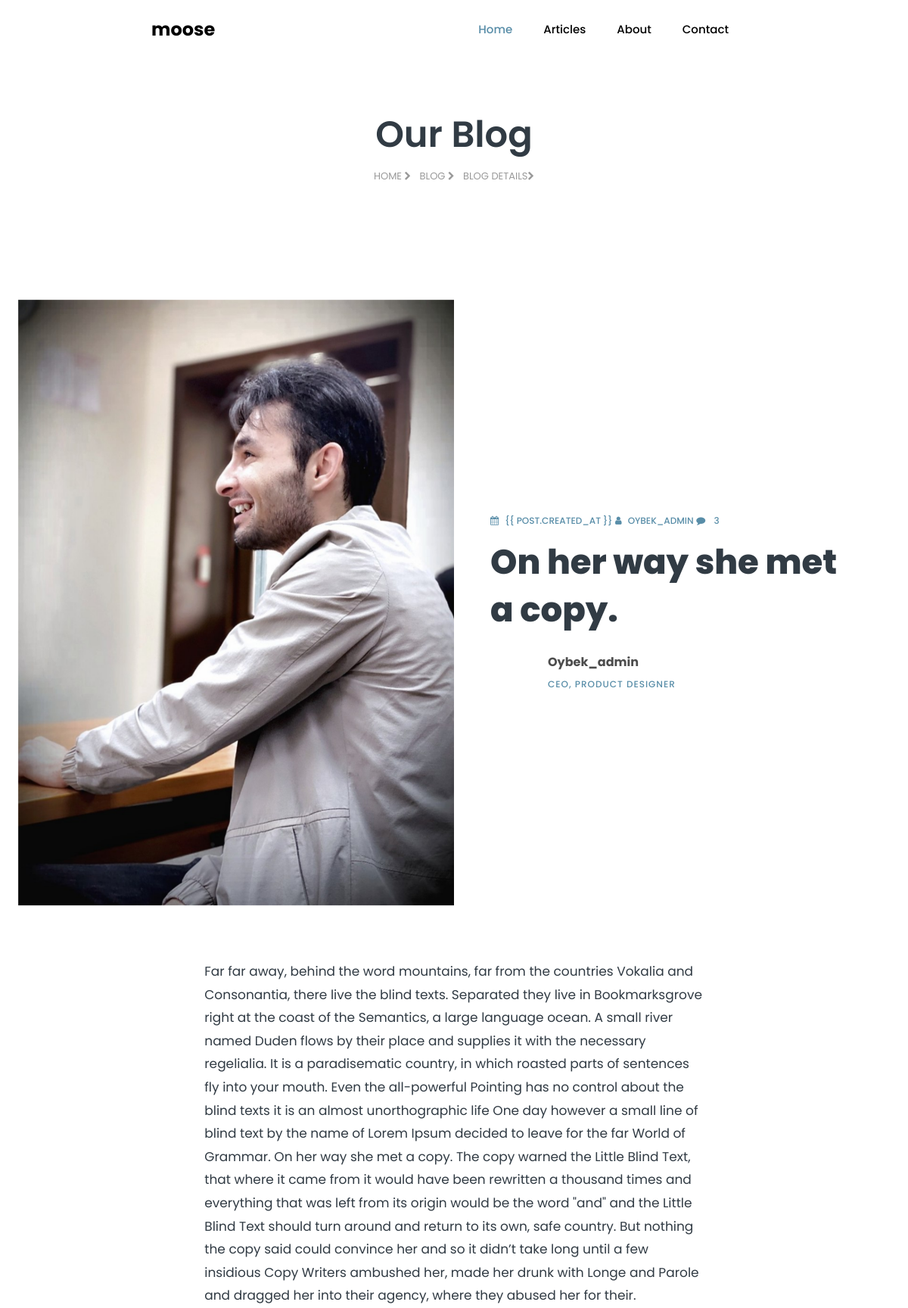
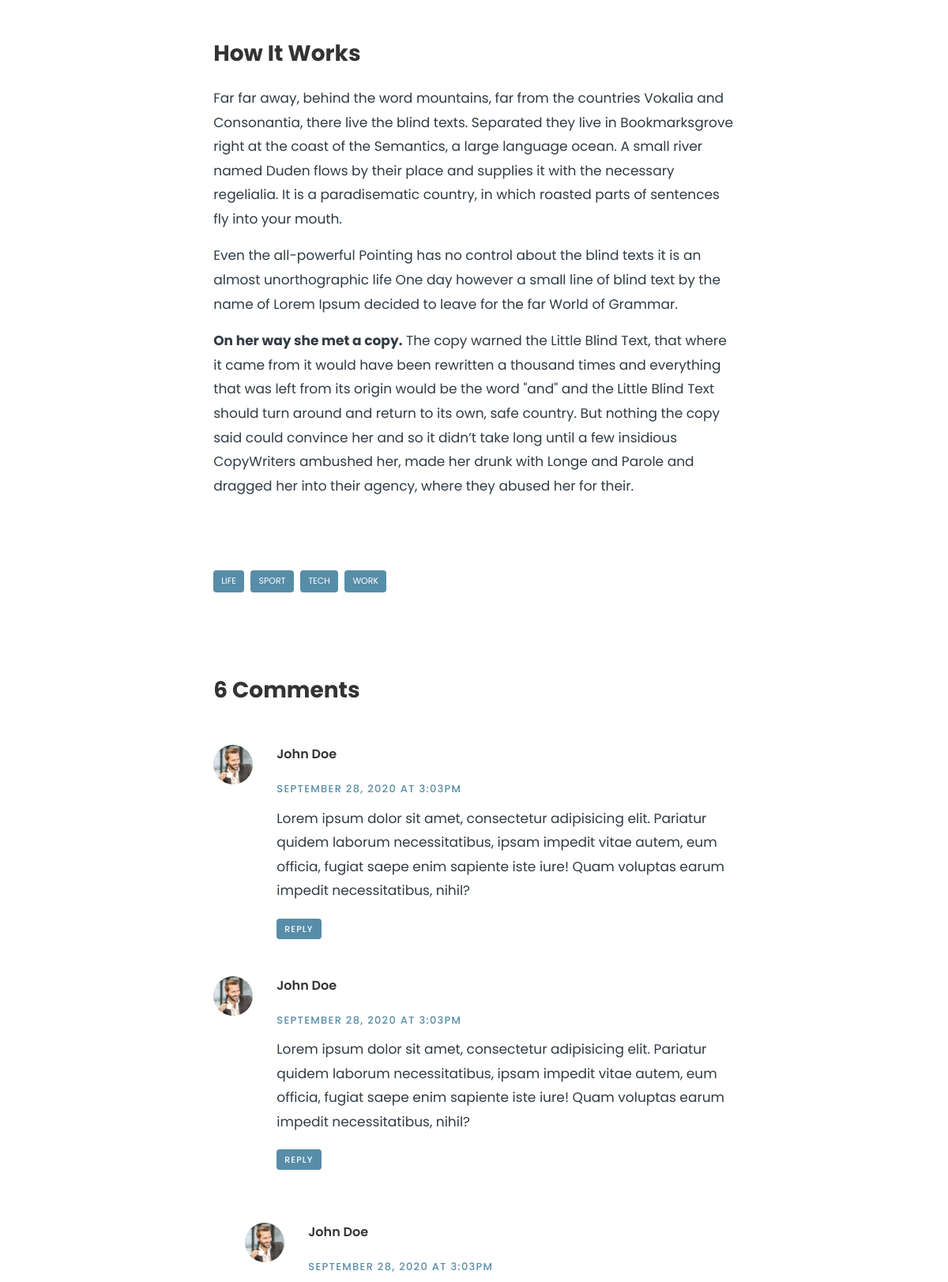
The page /blog/6/ (upper part) on the database its author committed (2 pictures, top to bottom).
### app/models.py (models this page shows)
class Blog(models.Model):
    title = models.CharField(max_length=100)  # rasmga beriladigan nom title deb kiritiladi
    created_at = models.DateTimeField(auto_now_add=True)  # qaysi vaqtda kiritilganini chiqarish uchun yoziladi
    is_published = models.BooleanField(default=False)  # website ga chiqarilgan yoki yoqligini bilish uchun yoziladi
    comment = models.TextField()  # comment qoldirish uchun ishlatiladigan code
    image = models.ImageField(upload_to='blog')  # rasm yuklash uchun ishlatiladi
    author = models.CharField(max_length=100)  # post kim tomondan qoyilganligini bildiradi
    views = models.IntegerField(default=0)  # necha marta ko'rilganligini soni

### app/views.py (the view, shortened to what this page needs)
# urls.py: path('blog/<int:pk>/', blog_single_view),
def blog_single_view(request, pk):
    post = Blog.objects.get(id=pk)
    context = {
        'post': post
    }
    return render(request, 'blog-single.html', context)

### templates/blog-single.html (shortened to what this page needs)
{% extends 'layouts/base.html' %} {% load static %} {% block content %}
<section class="hero-wrap hero-wrap-2">
    <div class="container">
        <div
                class="row no-gutters slider-text align-items-center justify-content-center"
        >
            <div class="col-md-9 text-center ftco-animate pt-5">
                <h1 class="mb-3 bread">Our Blog</h1>
                <p class="breadcrumbs">
          <span class="mr-2"
          ><a href="/">Home <i class="fa fa-chevron-right"></i></a
          ></span>
                    <span class="mr-2"
                    ><a href="/blog">Blog <i class="fa fa-chevron-right"></i></a
                    ></span>
                    <span>Blog Details<i class="fa fa-chevron-right"></i></span>
                </p>
            </div>
        </div>
    </div>
</section>
<section class="ftco-section">
    <div class="container-fluid px-md-4">
        <div class="row no-gutters">
            <div class="col-md-12 blog-wrap">
                <div class="row no-gutters align-items-center">
                    <div
                            class="col-md-6 img img-blog js-fullheight"
                            style="background-image: url({{ post.image.url }});"
                    ></div>
                    <div class="col-md-6">
                        <div class="text p-md-5 py-5 px-4 ftco-animate">
                            <p class="meta">
                                <a href="#"
                                ><span class="fa fa-calendar mr-2"></span>{{ post.created_at
                                    }}</a
                                >
                                <a href="#"
                                ><span class="fa fa-user mr-2"></span>{{ post.author }}</a
                                >
                                <a href="#" class="meta-chat"
                                ><span class="fa fa-comment mr-2"></span> 3</a
                                >
                            </p>
                            <h2 class="mb-4">
                                <a href="/blog/{{ post.id }}">{{ post.title }}</a>
                            </h2>
                            <div class="icon d-flex align-items-center">
                                <div
                                        class="img"
                                        style="background-image: url({ %static 'images/person_1.jpg' %})"
                                ></div>
                                <div class="position pl-3">
                                    <h4 class="mb-0">{{ post.author }}</h4>
                                    <span>CEO, Product Designer</span>
                                </div>
                            </div>
                        </div>
                    </div>
                </div>
                <div class="row justify-content-center pt-4 py-md-5">
                    <div class="col-md-7">
                        <div class="py-4">{{ post.comment }}</div>
                        <div class="py-4">
                            <h3>How It Works</h3>
                            <p>
                                Far far away, behind the word mountains, far from the countries
                                Vokalia and Consonantia, there live the blind texts. Separated
                                they live in Bookmarksgrove right at the coast of the Semantics,
                                a large language ocean. A small river named Duden flows by their
                                place and supplies it with the necessary regelialia. It is a
                                paradisematic country, in which roasted parts of sentences fly
                                into your mouth.
                            </p>
                            <p>
                                Even the all-powerful Pointing has no control about the blind
                                texts it is an almost unorthographic life One day however a
                                small line of blind text by the name of Lorem Ipsum decided to
                                leave for the far World of Grammar.
                            </p>
                            <p>
                                <strong>On her way she met a copy.</strong> The copy warned the
                                Little Blind Text, that where it came from it would have been
                                rewritten a thousand times and everything that was left from its
                                origin would be the word "and" and the Little Blind Text should
                                turn around and return to its own, safe country. But nothing the
                                copy said could convince her and so it didn’t take long until a
                                few insidious CopyWriters ambushed her, made her drunk with
                                Longe and Parole and dragged her into their agency, where they
                                abused her for their.
                            </p>
                        </div>
                        <div class="tag-widget post-tag-container mb-5 mt-5">
                            <div class="tagcloud">
                                <a href="#" class="tag-cloud-link">Life</a>
                                <a href="#" class="tag-cloud-link">Sport</a>
                                <a href="#" class="tag-cloud-link">Tech</a>
                                <a href="#" class="tag-cloud-link">Work</a>
                            </div>
                        </div>
                        <div class="comment-post py-5">
                            <h3 class="mb-5">6 Comments</h3>
                            <ul class="comment-list">
                                <li class="comment">
                                    <div class="vcard bio">
                                        <img
                                                src="{% static 'images/person_1.jpg' %}"
                                                alt="Image placeholder"
                                        />
                                    </div>
                                    <div class="comment-body">
                                        <h3>John Doe</h3>
                                        <div class="meta">September 28, 2020 at 3:03pm</div>
                                        <p>
                                            Lorem ipsum dolor sit amet, consectetur adipisicing elit.
                                            Pariatur quidem laborum necessitatibus, ipsam impedit
                                            vitae autem, eum officia, fugiat saepe enim sapiente iste
                                            iure! Quam voluptas earum impedit necessitatibus, nihil?
                                        </p>
                                        <p><a href="#" class="reply">Reply</a></p>
                                    </div>
                                </li>
                                <li class="comment">
                                    <div class="vcard bio">
                                        <img
                                                src="{% static 'images/person_1.jpg' %}"
                                                alt="Image placeholder"
                                        />
                                    </div>
                                    <div class="comment-body">
                                        <h3>John Doe</h3>
                                        <div class="meta">September 28, 2020 at 3:03pm</div>
                                        <p>
                                            Lorem ipsum dolor sit amet, consectetur adipisicing elit.
                                            Pariatur quidem laborum necessitatibus, ipsam impedit
                                            vitae autem, eum officia, fugiat saepe enim sapiente iste
                                            iure! Quam voluptas earum impedit necessitatibus, nihil?
                                        </p>
                                        <p><a href="#" class="reply">Reply</a></p>
                                    </div>
                                    <ul class="children">
                                        <li class="comment">
                                            <div class="vcard bio">
                                                <img
                                                        src="{% static 'images/person_1.jpg' %}"
                                                        alt="Image placeholder"
                                                />
                                            </div>
                                            <div class="comment-body">
                                                <h3>John Doe</h3>
                                                <div class="meta">September 28, 2020 at 3:03pm</div>
                                            </div>
                                        </li>
                                    </ul>
                                </li>
                            </ul>
                        </div>
                    </div>
                </div>
            </div>
        </div>
    </div>
</section>
{% endblock %}

### templates/layouts/base.html (shortened to what this page needs)
<!DOCTYPE html>
{% load static %}
<html lang="en">
<head>
    <link
            rel="stylesheet"
            href="https://stackpath.bootstrapcdn.com/font-awesome/4.7.0/css/font-awesome.min.css"
    />
    <link rel="stylesheet" href="{% static 'css/animate.css' %}"/>
    <link rel="stylesheet" href="{% static 'css/owl.carousel.min.css' %}"/>
    <link
            rel="stylesheet"
            href="{% static 'css/owl.theme.default.min.css' %}"
    />
    <link rel="stylesheet" href="{% static 'css/magnific-popup.' %}css"/>
    <link rel="stylesheet" href="{% static 'css/flaticon.css' %}"/>
    <link rel="stylesheet" href="{% static 'css/style.css' %}"/>
</head>
<body>
<nav
        class="navbar navbar-expand-lg navbar-dark ftco_navbar bg-dark ftco-navbar-light"
        id="ftco-navbar"
>
    <div class="container">
        <a class="navbar-brand" href="/">moose</a>
        <div class="collapse navbar-collapse" id="ftco-nav">
            <ul class="navbar-nav ml-auto">
                <li class="nav-item active">
                    <a href="/" class="nav-link">Home</a>
                </li>
                <li class="nav-item">
                    <a href="/blog" class="nav-link">Articles</a>
                </li>
                <li class="nav-item">
                    <a href="/about" class="nav-link">About</a>
                </li>
                <li class="nav-item">
                    <a href="/contact" class="nav-link">Contact</a>
                </li>
            </ul>
        </div>
    </div>
</nav>
{% block content %} {% endblock %}
</body>
</html>

### rows shown on the page
Blog: image (picture), author "OYBEK_ADMIN", title "On her way she met a copy.", author "Oybek_admin", comment "Far far away, behind the word mountains, far from the countries Vokalia and Consonantia, there live the blind texts. Separated they live in Bookmarksgrove right at the coast of the Semantics, a large language ocean. A small river named Duden flows by their place and supplies it with the necessary regelialia. It is a paradisematic country, in which roasted parts of sentences fly into your mouth. Even the all-powerful Pointing has no control about the blind texts it is an almost unorthographic life One day however a small line of blind text by the name of Lorem Ipsum decided to leave for the far World of Grammar. On her way she met a copy. The copy warned the Little Blind Text, that where it…"
